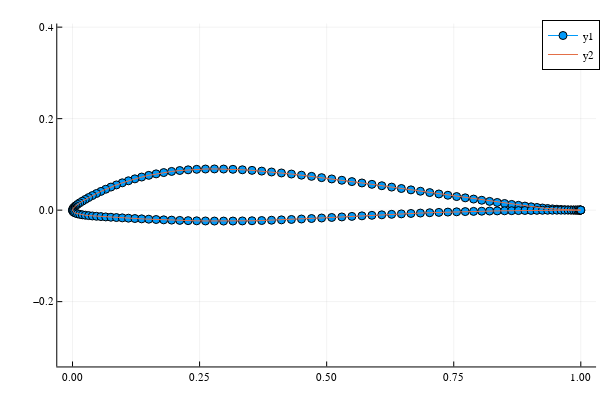

Source (notebook cell):
### Code cell
plot(airfoil[:,1], airfoil[:,2], markershape = :circle, aspect_ratio = :equal)
plot!(first.([ panel.start for panel in panels ]), last.([ panel.start for panel in panels ]), aspect_ratio = :equal)

### Figure 1 — Plotly figure (JSON) as saved in the notebook; plotly's stock layout.template omitted (floating-point values rounded to 4 significant figures; data arrays with more than 128 entries replaced by an {"elided": "..."} marker saying what was removed)
{"data": [{"colorbar": {"title": ""}, "legendgroup": "y1", "line": {"color": "rgba(0, 154, 250, 1.000)", "dash": "solid", "shape": "linear", "width": 1}, "marker": {"color": "rgba(0, 154, 250, 1.000)", "line": {"color": "rgba(0, 0, 0, 1.000)", "width": 1}, "size": 8, "symbol": "circle"}, "mode": "lines+markers", "name": "y1", "showlegend": true, "type": "scatter", "x": {"elided": "160 float values"}, "xaxis": "x", "y": {"elided": "160 float values"}, "yaxis": "y", "zmax": null, "zmin": null}, {"colorbar": {"title": ""}, "legendgroup": "y2", "line": {"color": "rgba(227, 111, 71, 1.000)", "dash": "solid", "shape": "linear", "width": 1}, "mode": "lines", "name": "y2", "showlegend": true, "type": "scatter", "x": {"elided": "159 float values"}, "xaxis": "x", "y": {"elided": "159 float values"}, "yaxis": "y", "zmax": null, "zmin": null}], "layout": {"annotations": [], "height": 400, "legend": {"bgcolor": "rgba(255, 255, 255, 1.000)", "bordercolor": "rgba(0, 0, 0, 1.000)", "borderwidth": 1, "font": {"color": "rgba(0, 0, 0, 1.000)", "family": "sans-serif", "size": 11}, "tracegroupgap": 0, "traceorder": "normal", "x": 1, "xanchor": "auto", "y": 1, "yanchor": "auto"}, "margin": {"b": 20, "l": 0, "r": 0, "t": 20}, "paper_bgcolor": "rgba(255, 255, 255, 1.000)", "plot_bgcolor": "rgba(255, 255, 255, 1.000)", "showlegend": true, "width": 600, "xaxis": {"anchor": "y", "domain": [0.09545, 0.9934], "gridcolor": "rgba(0, 0, 0, 0.100)", "gridwidth": 0.5, "linecolor": "rgba(0, 0, 0, 1.000)", "mirror": false, "range": [-0.03, 1.03], "showgrid": true, "showline": true, "showticklabels": true, "tickangle": 0, "tickcolor": "rgb(0, 0, 0)", "tickfont": {"color": "rgba(0, 0, 0, 1.000)", "family": "sans-serif", "size": 11}, "tickmode": "array", "ticks": "inside", "ticktext": ["0.00", "0.25", "0.50", "0.75", "1.00"], "tickvals": [0, 0.25, 0.5, 0.75, 1], "title": "", "titlefont": {"color": "rgba(0, 0, 0, 1.000)", "family": "sans-serif", "size": 15}, "type": "-", "visible": true, "zeroline": false, "zerolinecolor": "rgba(0, 0, 0, 1.000)"}, "yaxis": {"anchor": "x", "domain": [0.03762, 0.9902], "gridcolor": "rgba(0, 0, 0, 0.100)", "gridwidth": 0.5, "linecolor": "rgba(0, 0, 0, 1.000)", "mirror": false, "range": [-0.3417, 0.4079], "showgrid": true, "showline": true, "showticklabels": true, "tickangle": 0, "tickcolor": "rgb(0, 0, 0)", "tickfont": {"color": "rgba(0, 0, 0, 1.000)", "family": "sans-serif", "size": 11}, "tickmode": "array", "ticks": "inside", "ticktext": ["−0.2", "0.0", "0.2", "0.4"], "tickvals": [-0.2, 0, 0.2, 0.4], "title": "", "titlefont": {"color": "rgba(0, 0, 0, 1.000)", "family": "sans-serif", "size": 15}, "type": "-", "visible": true, "zeroline": false, "zerolinecolor": "rgba(0, 0, 0, 1.000)"}}}
